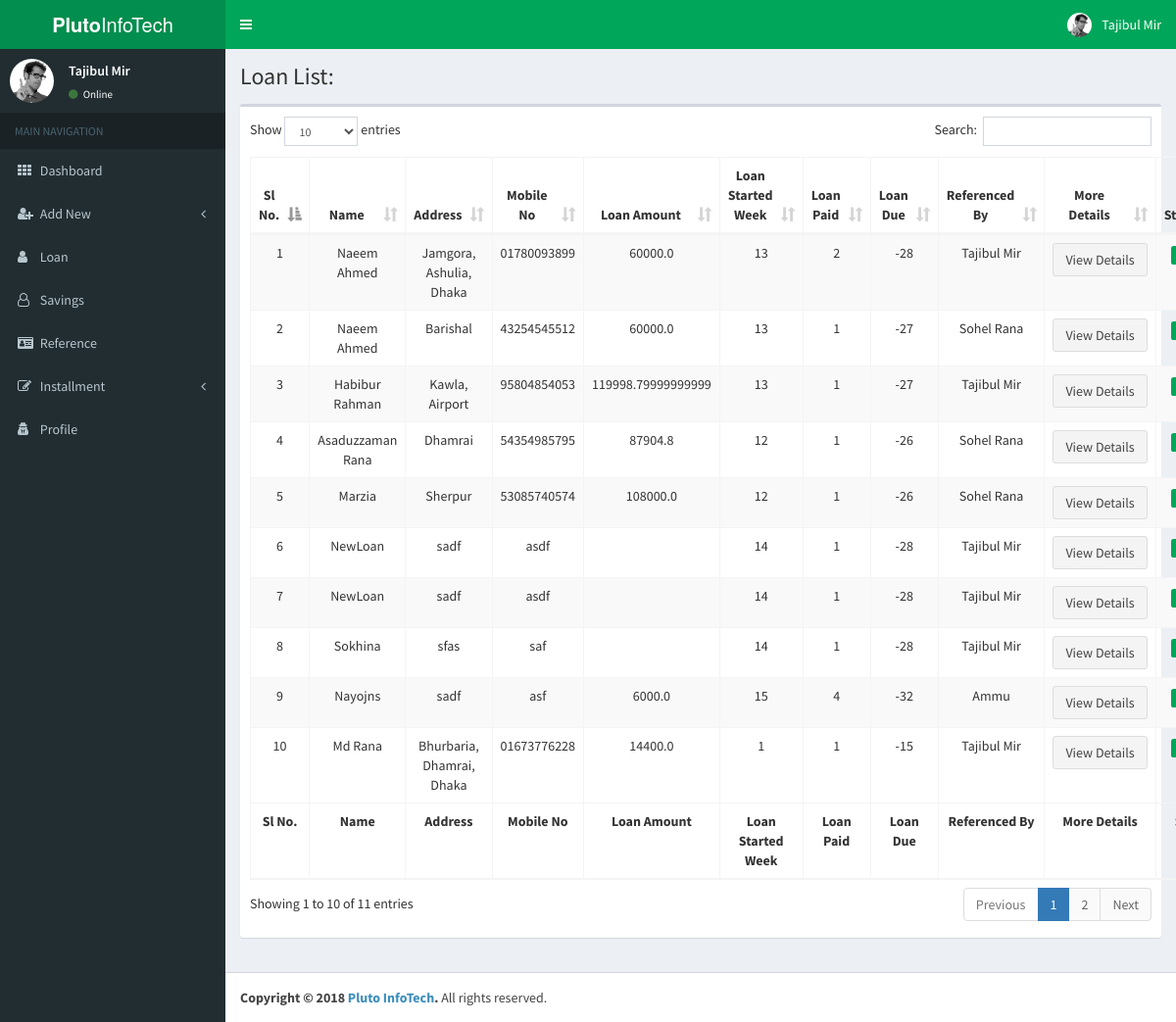
The app's page /loan/list (signed in) with its own data.
### loan/models.py (models this page shows, shortened)
class Loan(models.Model):
    name = models.CharField(max_length=30, null=True)
    address = models.CharField(max_length=100, null=True)
    mobile = models.CharField(max_length=11, null=True)
    nid = models.CharField(max_length=17, null=True)
    amount = models.CharField(max_length=5, null=True)
    join_date = models.DateField(null=True)
    reference = models.ForeignKey(Reference, null=True, on_delete=models.DO_NOTHING)
    status = models.CharField(max_length=10, null=True, default=1)

### reference/models.py (models this page shows)
class Reference(models.Model):
    name = models.CharField(max_length=30, null=True)
    address = models.CharField(max_length=100, null=True)
    mobile = models.CharField(max_length=11, null=True)
    nid = models.CharField(max_length=17, null=True)
    def __str__(self):
        return str(self.name)

### loan/views.py (the view)
# urls.py: path('list', views.list, name='loan_list'),
@login_required
def list(request):
    due = []
    ls = Loan.objects.all()
    for l in ls:
        current_week = datetime.datetime.utcnow().isocalendar()[1]
        start_week = datetime.date(l.join_date.year, l.join_date.month, l.join_date.day).isocalendar()[1]
        if current_week > 33:
            current_week -= 33
            start_week -= 33
        else:
            current_week += 19
            start_week += 19
        k = LoanInstallment.objects.filter(name=l.id)
        week_passed = current_week - start_week
        loan_paid = k.count()
        overdue = week_passed - k.count()
        l.overdue = overdue
        l.loan_paid = loan_paid
        l.current_week = current_week
        l.start_week = start_week
        if (loan_paid + overdue) < 12:
            due.append(l)
    context = {
        'loans': due,
    }
    return render(request, 'loan/list.html', context)

### templates/loan/list.html
{% extends '../master.html' %}
{% load mathfilters %}
    {% block content %}
      <section class="content-header">
        <h1>
            Loan List:
        </h1>
      </section>
      <section class="content">
        <div class="row">
          <div class="col-xs-12">
            <div class="box">
              <div class="box-body">
                <table id="datatable" class="table table-bordered table-striped">
                  <thead>
                    <tr>
                      <th>Sl No.</th>
                      <th>Name</th>
                      <th>Address</th>
                      <th>Mobile No</th>
                      <th>Loan Amount</th>
                      <th>Loan Started Week</th>
                      <th>Loan Paid</th>
                      <th>Loan Due</th>
                      <th>Referenced By</th>
                      <th>More Details</th>
                      <th>Status</th>
                    </tr>
                  </thead>
                  <tbody>
                    {% for loan in loans %}
                      <tr>
                        <td>{{ loan.id }}</td>
                        <td>{{ loan.name }}</td>
                        <td>{{ loan.address }}</td>
                        <td>{{ loan.mobile }}</td>
                        <td>{{ loan.amount|mul:1.2 }}</td>
                        <td>
                            {% if loan.join_date|date:'W' > '33' %}
                              {{ loan.join_date|date:'W'|add:'-33' }}
                            {% else %}
                              {{ loan.join_date|date:'W'|add:'19' }}
                            {% endif %}
                        </td>
                        <td>{{ loan.loan_paid }}</td>
                        <td>{{ loan.overdue }}</td>
                        <td>{{ loan.reference }}</td>
                        <td>
                            <a href="{% url 'loan_profile' loan.id %}" class="btn btn-default">
                                View Details
                            </a>
                        </td>
                        <td>
                          {% if loan.overdue > 4 %}
                            <span class="label label-danger">Inactive</span>
                          {% elif loan.overdue > 1 %}
                            <span class="label label-warning">Has Due</span>
                          {% elif loan.overdue == 1 %}
                            <span class="label label-primary">Delayed</span>
                          {% else %}
                            <span class="label label-success">Perfect</span>
                          {% endif %}
                        </td>
                      </tr>
                    {% endfor %}
                  </tbody>
                  <tfoot>
                    <tr>
                      <th>Sl No.</th>
                      <th>Name</th>
                      <th>Address</th>
                      <th>Mobile No</th>
                      <th>Loan Amount</th>
                      <th>Loan Started Week</th>
                      <th>Loan Paid</th>
                      <th>Loan Due</th>
                      <th>Referenced By</th>
                      <th>More Details</th>
                      <th>Status</th>
                    </tr>
                </tfoot>
              </table>
            </div>
          </div>
        </div>
      </div>
    </section>
  {% endblock %}

### records on screen
Loan: id "1", name "Naeem Ahmed", address "Jamgora, Ashulia, Dhaka", mobile "01780093899", amount|mul "60000.0", join_date|add "13", loan_paid "2", overdue "-28", reference "Tajibul Mir"
Loan: id "2", name "Naeem Ahmed", address "Barishal", mobile "43254545512", amount|mul "60000.0", join_date|add "13", loan_paid "1", overdue "-27", reference "Sohel Rana"
Loan: id "3", name "Habibur Rahman", address "Kawla, Airport", mobile "95804854053", amount|mul "119998.79999999999", join_date|add "13", loan_paid "1", overdue "-27", reference "Tajibul Mir"
Loan: id "4", name "Asaduzzaman Rana", address "Dhamrai", mobile "54354985795", amount|mul "87904.8", join_date|add "12", loan_paid "1", overdue "-26", reference "Sohel Rana"
Loan: id "5", name "Marzia", address "Sherpur", mobile "53085740574", amount|mul "108000.0", join_date|add "12", loan_paid "1", overdue "-26", reference "Sohel Rana"
Loan: id "6", name "NewLoan", address "sadf", mobile "asdf", join_date|add "14", loan_paid "1", overdue "-28", reference "Tajibul Mir"
Loan: id "7", name "NewLoan", address "sadf", mobile "asdf", join_date|add "14", loan_paid "1", overdue "-28", reference "Tajibul Mir"
Loan: id "8", name "Sokhina", address "sfas", mobile "saf", join_date|add "14", loan_paid "1", overdue "-28", reference "Tajibul Mir"
Loan: id "9", name "Nayojns", address "sadf", mobile "asf", amount|mul "6000.0", join_date|add "15", loan_paid "4", overdue "-32", reference "Ammu"
Loan: id "10", name "Md Rana", address "Bhurbaria, Dhamrai, Dhaka", mobile "01673776228", amount|mul "14400.0", join_date|add "1", loan_paid "1", overdue "-15", reference "Tajibul Mir"
